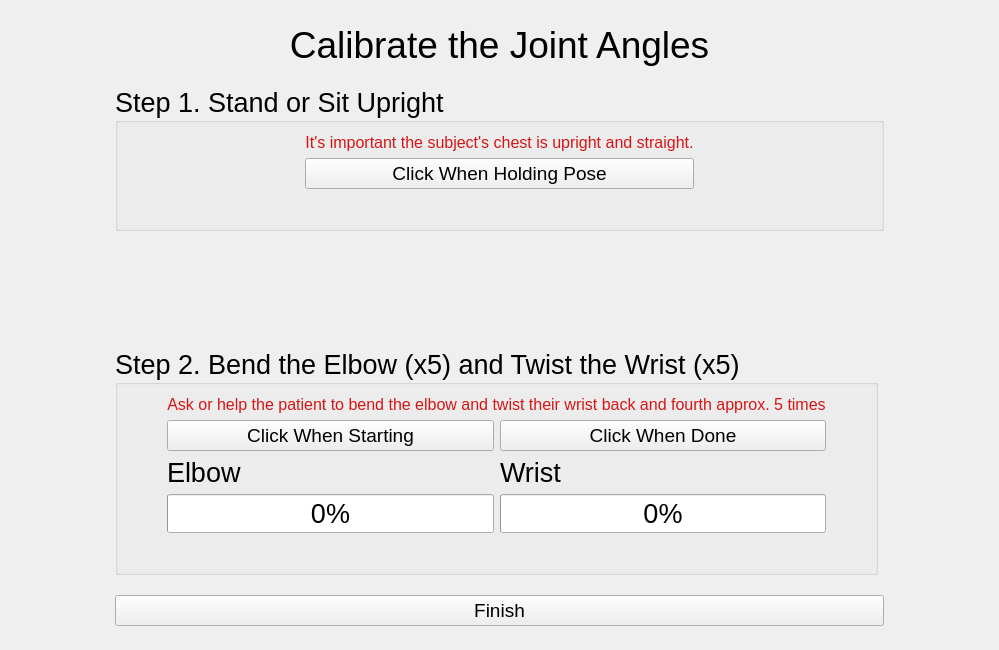
<?xml version="1.0" encoding="UTF-8"?>
<ui version="4.0">
 <class>calibrationWindow</class>
 <widget class="QWidget" name="calibrationWindow">
  <property name="geometry">
   <rect>
    <x>0</x>
    <y>0</y>
    <width>999</width>
    <height>650</height>
   </rect>
  </property>
  <property name="windowTitle">
   <string>Calibration</string>
  </property>
  <layout class="QGridLayout" name="gridLayout_3">
   <item row="4" column="3">
    <spacer name="horizontalSpacer_6">
     <property name="orientation">
      <enum>Qt::Horizontal</enum>
     </property>
     <property name="sizeHint" stdset="0">
      <size>
       <width>40</width>
       <height>20</height>
      </size>
     </property>
    </spacer>
   </item>
   <item row="3" column="1" colspan="2">
    <widget class="QGroupBox" name="groupBox">
     <property name="font">
      <font>
       <pointsize>20</pointsize>
      </font>
     </property>
     <property name="title">
      <string>Step 1. Stand or Sit Upright</string>
     </property>
     <layout class="QGridLayout" name="gridLayout">
      <item row="0" column="0">
       <spacer name="horizontalSpacer">
        <property name="orientation">
         <enum>Qt::Horizontal</enum>
        </property>
        <property name="sizeHint" stdset="0">
         <size>
          <width>40</width>
          <height>20</height>
         </size>
        </property>
       </spacer>
      </item>
      <item row="1" column="1">
       <widget class="QPushButton" name="calposeButton">
        <property name="sizePolicy">
         <sizepolicy hsizetype="Preferred" vsizetype="Fixed">
          <horstretch>0</horstretch>
          <verstretch>0</verstretch>
         </sizepolicy>
        </property>
        <property name="font">
         <font>
          <pointsize>14</pointsize>
         </font>
        </property>
        <property name="text">
         <string>Click When Holding Pose</string>
        </property>
       </widget>
      </item>
      <item row="0" column="1">
       <widget class="QLabel" name="label_4">
        <property name="palette">
         <palette>
          <active>
           <colorrole role="WindowText">
            <brush brushstyle="SolidPattern">
             <color alpha="255">
              <red>216</red>
              <green>21</green>
              <blue>21</blue>
             </color>
            </brush>
           </colorrole>
          </active>
          <inactive>
           <colorrole role="WindowText">
            <brush brushstyle="SolidPattern">
             <color alpha="255">
              <red>216</red>
              <green>21</green>
              <blue>21</blue>
             </color>
            </brush>
           </colorrole>
          </inactive>
          <disabled>
           <colorrole role="WindowText">
            <brush brushstyle="SolidPattern">
             <color alpha="255">
              <red>120</red>
              <green>120</green>
              <blue>120</blue>
             </color>
            </brush>
           </colorrole>
          </disabled>
         </palette>
        </property>
        <property name="font">
         <font>
          <pointsize>12</pointsize>
          <italic>false</italic>
         </font>
        </property>
        <property name="text">
         <string>It's important the subject's chest is upright and straight.</string>
        </property>
        <property name="alignment">
         <set>Qt::AlignCenter</set>
        </property>
       </widget>
      </item>
      <item row="0" column="2">
       <spacer name="horizontalSpacer_2">
        <property name="orientation">
         <enum>Qt::Horizontal</enum>
        </property>
        <property name="sizeHint" stdset="0">
         <size>
          <width>40</width>
          <height>20</height>
         </size>
        </property>
       </spacer>
      </item>
      <item row="2" column="1">
       <widget class="QLabel" name="pose_statusMessage">
        <property name="palette">
         <palette>
          <active>
           <colorrole role="WindowText">
            <brush brushstyle="SolidPattern">
             <color alpha="255">
              <red>0</red>
              <green>220</green>
              <blue>0</blue>
             </color>
            </brush>
           </colorrole>
          </active>
          <inactive>
           <colorrole role="WindowText">
            <brush brushstyle="SolidPattern">
             <color alpha="255">
              <red>0</red>
              <green>220</green>
              <blue>0</blue>
             </color>
            </brush>
           </colorrole>
          </inactive>
          <disabled>
           <colorrole role="WindowText">
            <brush brushstyle="SolidPattern">
             <color alpha="255">
              <red>120</red>
              <green>120</green>
              <blue>120</blue>
             </color>
            </brush>
           </colorrole>
          </disabled>
         </palette>
        </property>
        <property name="font">
         <font>
          <pointsize>16</pointsize>
         </font>
        </property>
        <property name="text">
         <string/>
        </property>
        <property name="alignment">
         <set>Qt::AlignCenter</set>
        </property>
       </widget>
      </item>
     </layout>
    </widget>
   </item>
   <item row="1" column="1" colspan="2">
    <widget class="QLabel" name="label">
     <property name="font">
      <font>
       <pointsize>28</pointsize>
      </font>
     </property>
     <property name="text">
      <string>Calibrate the Joint Angles</string>
     </property>
     <property name="alignment">
      <set>Qt::AlignCenter</set>
     </property>
    </widget>
   </item>
   <item row="9" column="1" colspan="2">
    <spacer name="verticalSpacer_2">
     <property name="orientation">
      <enum>Qt::Vertical</enum>
     </property>
     <property name="sizeHint" stdset="0">
      <size>
       <width>20</width>
       <height>40</height>
      </size>
     </property>
    </spacer>
   </item>
   <item row="8" column="1" colspan="2">
    <widget class="QPushButton" name="finishButton">
     <property name="font">
      <font>
       <pointsize>14</pointsize>
      </font>
     </property>
     <property name="text">
      <string>Finish</string>
     </property>
    </widget>
   </item>
   <item row="4" column="0">
    <spacer name="horizontalSpacer_5">
     <property name="orientation">
      <enum>Qt::Horizontal</enum>
     </property>
     <property name="sizeHint" stdset="0">
      <size>
       <width>40</width>
       <height>20</height>
      </size>
     </property>
    </spacer>
   </item>
   <item row="4" column="1" colspan="2">
    <spacer name="verticalSpacer_3">
     <property name="orientation">
      <enum>Qt::Vertical</enum>
     </property>
     <property name="sizeHint" stdset="0">
      <size>
       <width>670</width>
       <height>138</height>
      </size>
     </property>
    </spacer>
   </item>
   <item row="7" column="1">
    <spacer name="verticalSpacer_5">
     <property name="orientation">
      <enum>Qt::Vertical</enum>
     </property>
     <property name="sizeHint" stdset="0">
      <size>
       <width>20</width>
       <height>40</height>
      </size>
     </property>
    </spacer>
   </item>
   <item row="2" column="1" colspan="2">
    <spacer name="verticalSpacer">
     <property name="orientation">
      <enum>Qt::Vertical</enum>
     </property>
     <property name="sizeHint" stdset="0">
      <size>
       <width>20</width>
       <height>40</height>
      </size>
     </property>
    </spacer>
   </item>
   <item row="0" column="1">
    <spacer name="verticalSpacer_4">
     <property name="orientation">
      <enum>Qt::Vertical</enum>
     </property>
     <property name="sizeHint" stdset="0">
      <size>
       <width>20</width>
       <height>40</height>
      </size>
     </property>
    </spacer>
   </item>
   <item row="5" column="1">
    <widget class="QGroupBox" name="groupBox_2">
     <property name="font">
      <font>
       <pointsize>20</pointsize>
      </font>
     </property>
     <property name="title">
      <string>Step 2. Bend the Elbow (x5) and Twist the Wrist (x5)</string>
     </property>
     <layout class="QGridLayout" name="gridLayout_2">
      <item row="0" column="3">
       <spacer name="horizontalSpacer_4">
        <property name="orientation">
         <enum>Qt::Horizontal</enum>
        </property>
        <property name="sizeHint" stdset="0">
         <size>
          <width>40</width>
          <height>20</height>
         </size>
        </property>
       </spacer>
      </item>
      <item row="1" column="1">
       <widget class="QPushButton" name="calmove_startButton">
        <property name="font">
         <font>
          <pointsize>14</pointsize>
         </font>
        </property>
        <property name="text">
         <string>Click When Starting</string>
        </property>
       </widget>
      </item>
      <item row="0" column="0">
       <spacer name="horizontalSpacer_3">
        <property name="orientation">
         <enum>Qt::Horizontal</enum>
        </property>
        <property name="sizeHint" stdset="0">
         <size>
          <width>40</width>
          <height>20</height>
         </size>
        </property>
       </spacer>
      </item>
      <item row="3" column="2">
       <widget class="QProgressBar" name="wrist_progressBar">
        <property name="value">
         <number>0</number>
        </property>
       </widget>
      </item>
      <item row="4" column="1" colspan="2">
       <widget class="QLabel" name="move_statusMessage">
        <property name="palette">
         <palette>
          <active>
           <colorrole role="WindowText">
            <brush brushstyle="SolidPattern">
             <color alpha="255">
              <red>0</red>
              <green>220</green>
              <blue>0</blue>
             </color>
            </brush>
           </colorrole>
          </active>
          <inactive>
           <colorrole role="WindowText">
            <brush brushstyle="SolidPattern">
             <color alpha="255">
              <red>0</red>
              <green>220</green>
              <blue>0</blue>
             </color>
            </brush>
           </colorrole>
          </inactive>
          <disabled>
           <colorrole role="WindowText">
            <brush brushstyle="SolidPattern">
             <color alpha="255">
              <red>120</red>
              <green>120</green>
              <blue>120</blue>
             </color>
            </brush>
           </colorrole>
          </disabled>
         </palette>
        </property>
        <property name="font">
         <font>
          <pointsize>16</pointsize>
         </font>
        </property>
        <property name="text">
         <string/>
        </property>
        <property name="alignment">
         <set>Qt::AlignCenter</set>
        </property>
       </widget>
      </item>
      <item row="3" column="1">
       <widget class="QProgressBar" name="elbow_progressBar">
        <property name="value">
         <number>0</number>
        </property>
       </widget>
      </item>
      <item row="0" column="1" colspan="2">
       <widget class="QLabel" name="label_5">
        <property name="palette">
         <palette>
          <active>
           <colorrole role="WindowText">
            <brush brushstyle="SolidPattern">
             <color alpha="255">
              <red>216</red>
              <green>21</green>
              <blue>21</blue>
             </color>
            </brush>
           </colorrole>
          </active>
          <inactive>
           <colorrole role="WindowText">
            <brush brushstyle="SolidPattern">
             <color alpha="255">
              <red>216</red>
              <green>21</green>
              <blue>21</blue>
             </color>
            </brush>
           </colorrole>
          </inactive>
          <disabled>
           <colorrole role="WindowText">
            <brush brushstyle="SolidPattern">
             <color alpha="255">
              <red>120</red>
              <green>120</green>
              <blue>120</blue>
             </color>
            </brush>
           </colorrole>
          </disabled>
         </palette>
        </property>
        <property name="font">
         <font>
          <pointsize>12</pointsize>
         </font>
        </property>
        <property name="text">
         <string>Ask or help the patient to bend the elbow and twist their wrist back and fourth approx. 5 times</string>
        </property>
        <property name="alignment">
         <set>Qt::AlignCenter</set>
        </property>
       </widget>
      </item>
      <item row="1" column="2">
       <widget class="QPushButton" name="calmove_endButton">
        <property name="font">
         <font>
          <pointsize>14</pointsize>
         </font>
        </property>
        <property name="text">
         <string>Click When Done</string>
        </property>
       </widget>
      </item>
      <item row="2" column="1">
       <widget class="QLabel" name="label_2">
        <property name="text">
         <string>Elbow</string>
        </property>
       </widget>
      </item>
      <item row="2" column="2">
       <widget class="QLabel" name="label_3">
        <property name="text">
         <string>Wrist</string>
        </property>
       </widget>
      </item>
     </layout>
    </widget>
   </item>
  </layout>
 </widget>
 <resources/>
 <connections/>
</ui>
